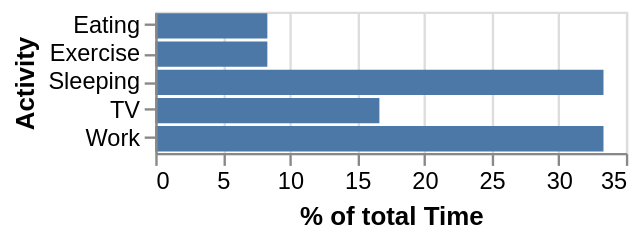

The Vega-Lite source for this figure:
### Vega specification from a JSON file in a GitHub repository (floating-point values rounded to 4 significant figures)
{"$schema": "https://vega.github.io/schema/vega/v5.json", "description": "A bar graph showing what activites consume what percentage of the day.", "autosize": "pad", "padding": 5, "width": 200, "style": "cell", "data": [{"name": "source_0", "values": [{"Activity": "Sleeping", "Time": 8}, {"Activity": "Eating", "Time": 2}, {"Activity": "TV", "Time": 4}, {"Activity": "Work", "Time": 8}, {"Activity": "Exercise", "Time": 2}]}, {"name": "data_0", "source": "source_0", "transform": [{"type": "joinaggregate", "as": ["TotalTime"], "ops": ["sum"], "fields": ["Time"]}, {"type": "formula", "expr": "datum.Time/datum.TotalTime * 100", "as": "PercentOfTotal"}, {"type": "filter", "expr": "datum[\"PercentOfTotal\"] !== null && !isNaN(datum[\"PercentOfTotal\"])"}]}], "signals": [{"name": "y_step", "value": 12}, {"name": "height", "update": "bandspace(domain('y').length, 0.1, 0.05) * y_step"}], "marks": [{"name": "marks", "type": "rect", "style": ["bar"], "from": {"data": "data_0"}, "encode": {"update": {"fill": {"value": "#4c78a8"}, "x": {"scale": "x", "field": "PercentOfTotal"}, "x2": {"scale": "x", "value": 0}, "y": {"scale": "y", "field": "Activity"}, "height": {"scale": "y", "band": true}}}}], "scales": [{"name": "x", "type": "linear", "domain": {"data": "data_0", "field": "PercentOfTotal"}, "range": [0, {"signal": "width"}], "nice": true, "zero": true}, {"name": "y", "type": "band", "domain": {"data": "data_0", "field": "Activity", "sort": true}, "range": {"step": {"signal": "y_step"}}, "paddingInner": 0.1, "paddingOuter": 0.05}], "axes": [{"scale": "x", "orient": "bottom", "grid": false, "title": "% of total Time", "labelFlush": true, "labelOverlap": true, "tickCount": {"signal": "ceil(width/40)"}, "zindex": 1}, {"scale": "x", "orient": "bottom", "gridScale": "y", "grid": true, "tickCount": {"signal": "ceil(width/40)"}, "domain": false, "labels": false, "maxExtent": 0, "minExtent": 0, "ticks": false, "zindex": 0}, {"scale": "y", "orient": "left", "grid": false, "title": "Activity", "zindex": 1}]}
